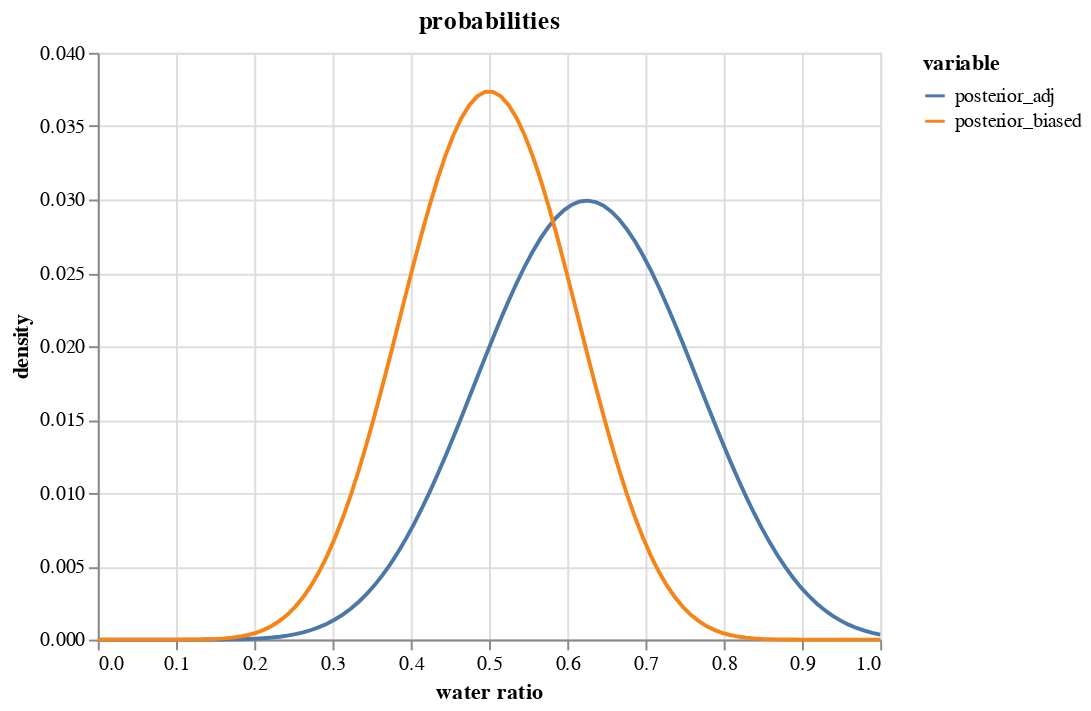

Write notebook code for a chart like this one.
### Code cell
# data source for plotting
source = pd.DataFrame(
    {
        "p_grid": p_grid,
        "posterior_adj": posterior_adj,
        "posterior_biased": posterior_biased,
    }
)

# convert wide df to tall, keep `p_grid` column
source = source.melt("p_grid", value_name="density")

alt.Chart(source, title="probabilities").mark_line().encode(
    alt.X("p_grid", title="water ratio"),
    y="density",
    color="variable",
)

### Figure 1 — Vega-Lite specification as saved in the notebook (floating-point values rounded to 4 significant figures; data arrays with more than 128 entries replaced by an {"elided": "..."} marker saying what was removed)
{"$schema": "https://vega.github.io/schema/vega-lite/v4.17.0.json", "config": {"view": {"continuousHeight": 300, "continuousWidth": 400}}, "data": {"name": "data-3f280fdde5c724f374ba969c4bab0681"}, "datasets": {"data-3f280fdde5c724f374ba969c4bab0681": {"elided": "200 records"}}, "encoding": {"color": {"field": "variable", "type": "nominal"}, "x": {"field": "p_grid", "title": "water ratio", "type": "quantitative"}, "y": {"field": "density", "type": "quantitative"}}, "mark": "line", "title": "probabilities"}
